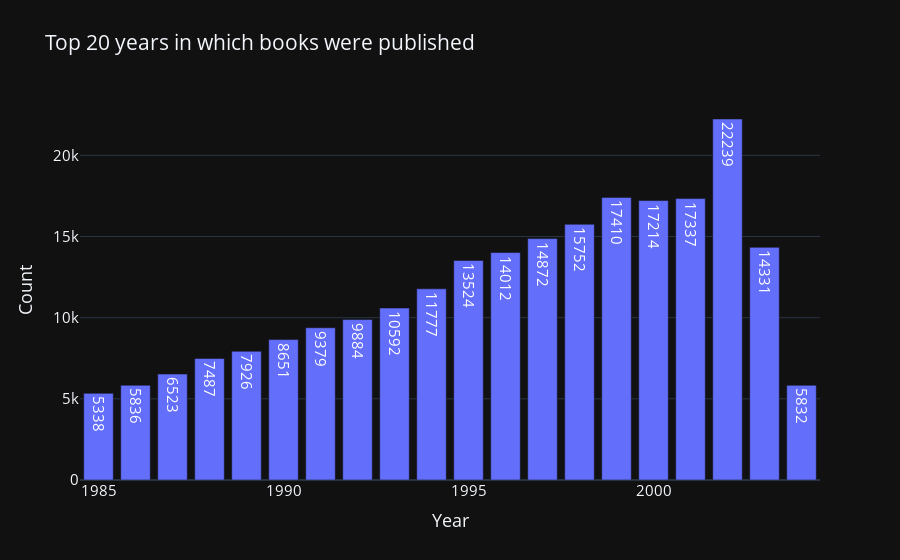

Source (notebook cell):
### Code cell
plot_top20(books, 'Year-Of-Publication', 'Top 20 years in which books were published ', "Year", "Count")

### Figure 1 — Plotly figure (JSON) as saved in the notebook; plotly's stock layout.template omitted (floating-point values rounded to 4 significant figures)
{"data": [{"alignmentgroup": "True", "hovertemplate": "x=%{x}<br>y=%{y}<br>text=%{text}<extra></extra>", "legendgroup": "", "marker": {"color": "#636efa", "pattern": {"shape": ""}}, "name": "", "offsetgroup": "", "orientation": "v", "showlegend": false, "text": [22239, 17410, 17337, 17214, 15752, 14872, 14331, 14012, 13524, 11777, 10592, 9884, 9379, 8651, 7926, 7487, 6523, 5836, 5832, 5338], "textposition": "auto", "type": "bar", "x": [2002, 1999, 2001, 2000, 1998, 1997, 2003, 1996, 1995, 1994, 1993, 1992, 1991, 1990, 1989, 1988, 1987, 1986, 2004, 1985], "xaxis": "x", "y": [22239, 17410, 17337, 17214, 15752, 14872, 14331, 14012, 13524, 11777, 10592, 9884, 9379, 8651, 7926, 7487, 6523, 5836, 5832, 5338], "yaxis": "y"}], "layout": {"barmode": "relative", "font": {"size": 15}, "legend": {"tracegroupgap": 0}, "title": {"text": "Top 20 years in which books were published "}, "xaxis": {"anchor": "y", "domain": [0, 1], "title": {"text": "Year"}}, "yaxis": {"anchor": "x", "domain": [0, 1], "title": {"text": "Count"}}}}
